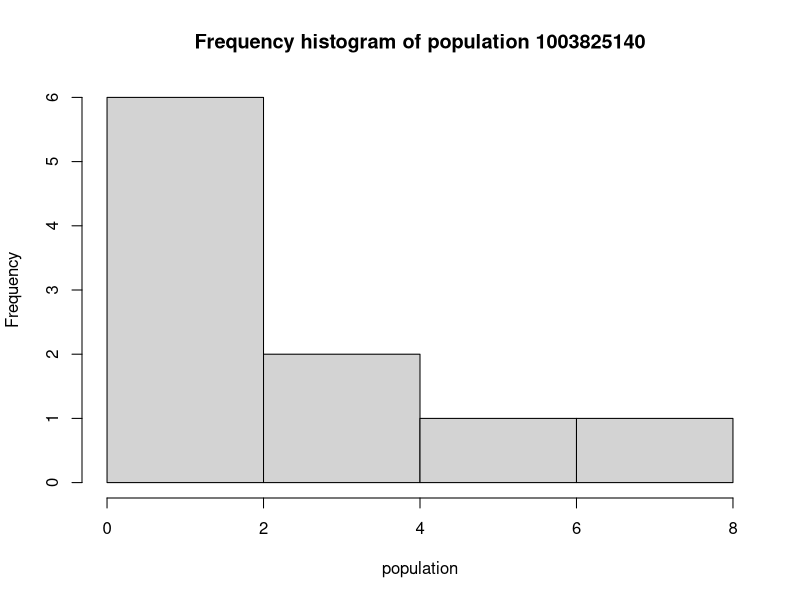
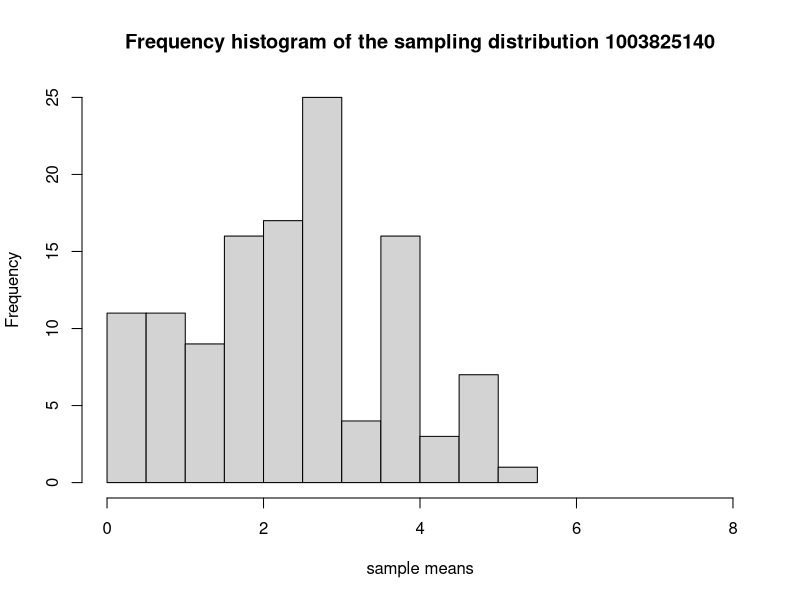
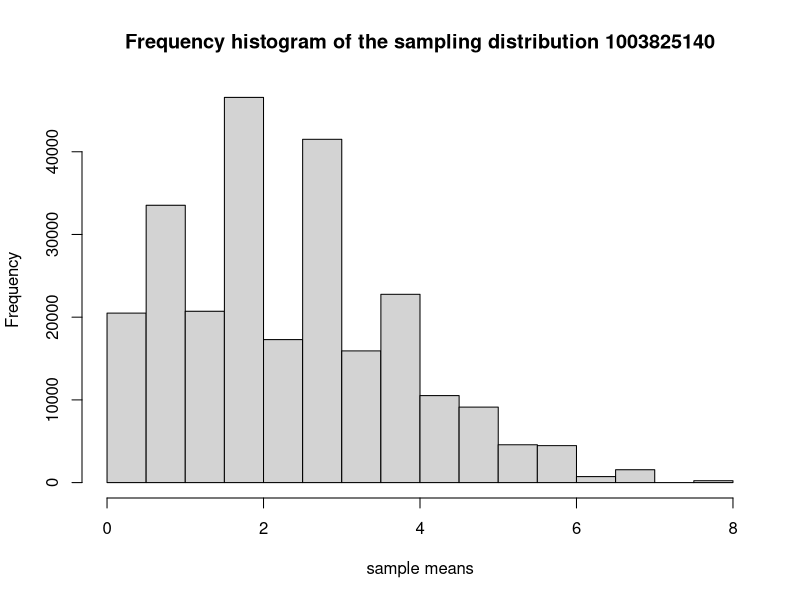

R code for these plots, in order:
## ---- chunk 1
knitr::opts_chunk$set(echo = TRUE)
## ---- chunk 2
population <- c(1,0,0,3,8,2,5,1,4,0)

paste("mean", mean(population), sep = " = ")
paste("median", median(population), sep = " = ")
paste("variance", var(population), sep = " = ")
paste("sum", sum(population), sep = " = ")
paste("proportion of digits like the first digit", mean(population == population[1]), sep = " = ")
## ---- chunk 3
hist(population, main = "Frequency histogram of population 1003825140")
## ---- chunk 4
set.seed(1003825140)
#initialize a zero vector of length choose(10,3)
combinations <- choose(10,3)
smbar = rep(0,combinations)
#sample size, n=3
for(i in 1:combinations){smbar[i]=mean(sample(population,3))}
hist(smbar, xlim=c(0,8), main="Frequency histogram of the sampling distribution 1003825140", xlab="sample means")
## ---- chunk 5
paste("mean", mean(smbar), sep = " = ")
paste("variance", var(smbar), sep = " = ")
## ---- chunk 6
set.seed(1003825140)
#initialize a zero vector of length 250,000
smbar_2 = rep(0,250000)
#sample size, n=3
for(i in 1:250000){smbar_2[i]=mean(sample(population,3,replace=TRUE))}
hist(smbar_2, xlim=c(0,8), main="Frequency histogram of the sampling distribution 1003825140", xlab="sample means")
## ---- chunk 7
paste("mean", mean(smbar_2), sep = " = ")
paste("variance", var(smbar_2), sep = " = ")
